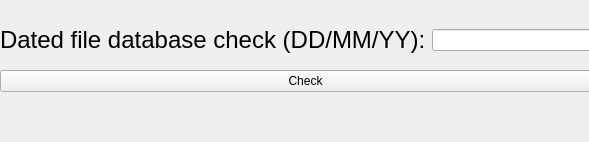
<?xml version="1.0" encoding="UTF-8"?>
<ui version="4.0">
 <class>Form</class>
 <widget class="QWidget" name="Form">
  <property name="geometry">
   <rect>
    <x>0</x>
    <y>0</y>
    <width>589</width>
    <height>142</height>
   </rect>
  </property>
  <property name="windowTitle">
   <string>Database Checker</string>
  </property>
  <widget class="QWidget" name="gridLayoutWidget">
   <property name="geometry">
    <rect>
     <x>0</x>
     <y>10</y>
     <width>611</width>
     <height>61</height>
    </rect>
   </property>
   <layout class="QGridLayout" name="gridLayout">
    <item row="1" column="1">
     <widget class="QLineEdit" name="lineEdit"/>
    </item>
    <item row="1" column="0">
     <widget class="QLabel" name="label">
      <property name="font">
       <font>
        <pointsize>18</pointsize>
       </font>
      </property>
      <property name="text">
       <string>Dated file database check (DD/MM/YY):</string>
      </property>
     </widget>
    </item>
   </layout>
  </widget>
  <widget class="QWidget" name="gridLayoutWidget_2">
   <property name="geometry">
    <rect>
     <x>0</x>
     <y>70</y>
     <width>611</width>
     <height>71</height>
    </rect>
   </property>
   <layout class="QGridLayout" name="gridLayout_2">
    <item row="0" column="0">
     <widget class="QPushButton" name="pushButton">
      <property name="text">
       <string>Check</string>
      </property>
     </widget>
    </item>
    <item row="1" column="0">
     <widget class="QLabel" name="label_2">
      <property name="text">
       <string>&lt;html&gt;&lt;head/&gt;&lt;body&gt;&lt;p align=&quot;center&quot;&gt;&lt;br/&gt;&lt;/p&gt;&lt;/body&gt;&lt;/html&gt;</string>
      </property>
     </widget>
    </item>
   </layout>
  </widget>
 </widget>
 <resources/>
 <connections/>
</ui>
